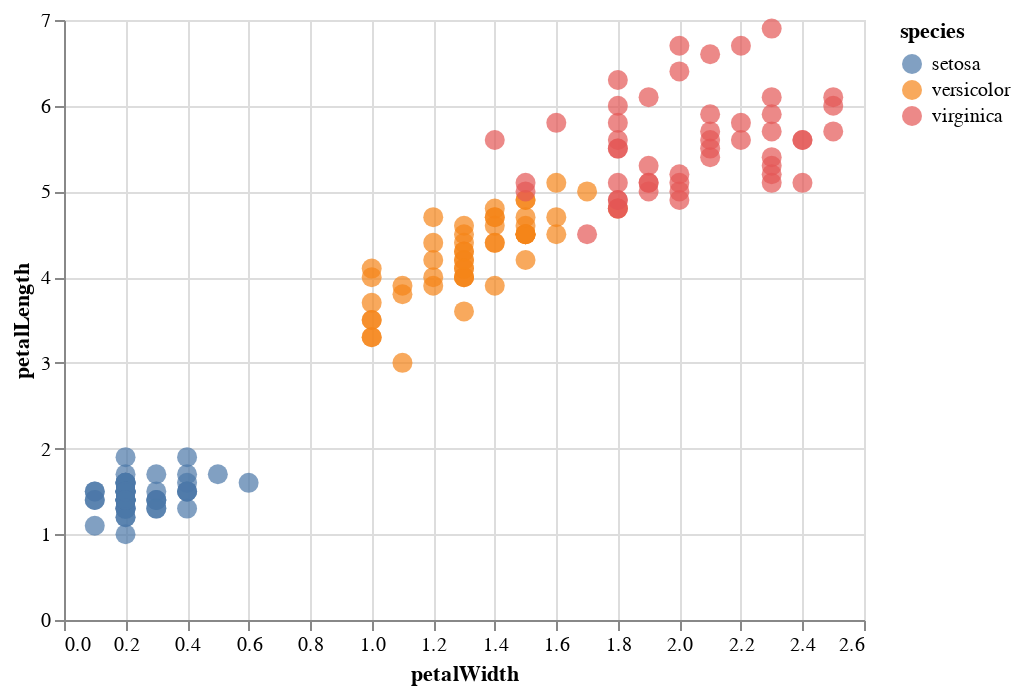

Notebook code for this chart:
### Markdown cell above
[The default categorical colormap used in Altair is "Tableau10"](https://github.com/EmilHvitfeldt/r-color-palettes),
which consists of 10 colors and starts with a blue, orange, and red color.

### Code cell
import altair as alt
from vega_datasets import data

iris = data.iris()

alt.Chart(iris).mark_circle(size=100).encode(
    x='petalWidth',
    y='petalLength',
    color=alt.Color('species'))

### Figure 1 — Vega-Lite specification as saved in the notebook (floating-point values rounded to 4 significant figures; data arrays with more than 128 entries replaced by an {"elided": "..."} marker saying what was removed)
{"config": {"view": {"continuousWidth": 400, "continuousHeight": 300}}, "data": {"name": "data-a264acbd6e539a8b3afc0cb5f240fb57"}, "mark": {"type": "circle", "size": 100}, "encoding": {"color": {"type": "nominal", "field": "species"}, "x": {"type": "quantitative", "field": "petalWidth"}, "y": {"type": "quantitative", "field": "petalLength"}}, "$schema": "https://vega.github.io/schema/vega-lite/v4.8.1.json", "datasets": {"data-a264acbd6e539a8b3afc0cb5f240fb57": {"elided": "150 records"}}}
